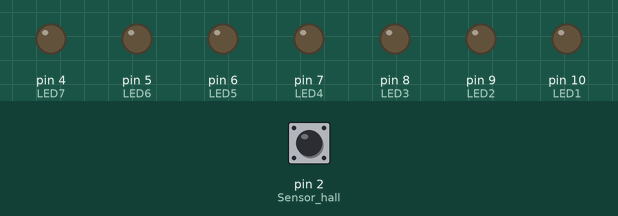
Bench run of a sketch on a simulated Arduino Uno, built with avr-gcc and run on an emulated ATmega328P. Shown: output pins drawn as LEDs (lit = HIGH). Inputs (shaded band) come from the test bench; at power-on: pin 2 (Sensor_hall) HIGH.

Above: at 1.2 s.
1.3 s: pin 2 (Sensor_hall) driven LOW
At 1.59 s:
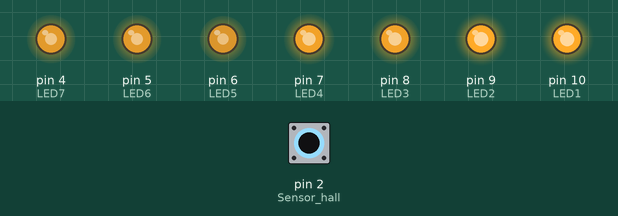
At 2.8 s:
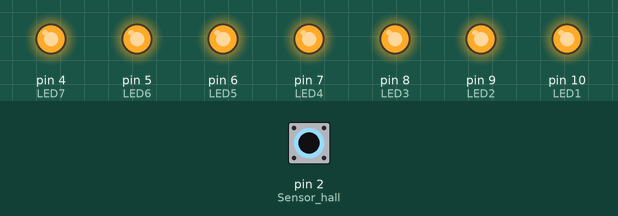
4.3 s: pin 2 (Sensor_hall) pulsed HIGH 5 times (0.12 s each, 0.3 s apart)
At 4.63 s:
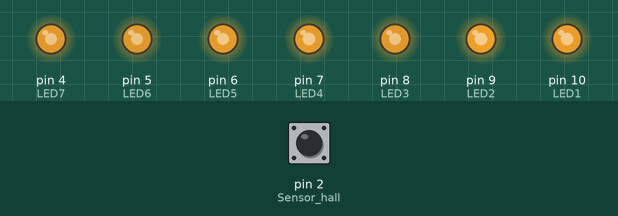
Timing chart, 0 to 7.5 s (numbered marks = the images above; inputs shaded):
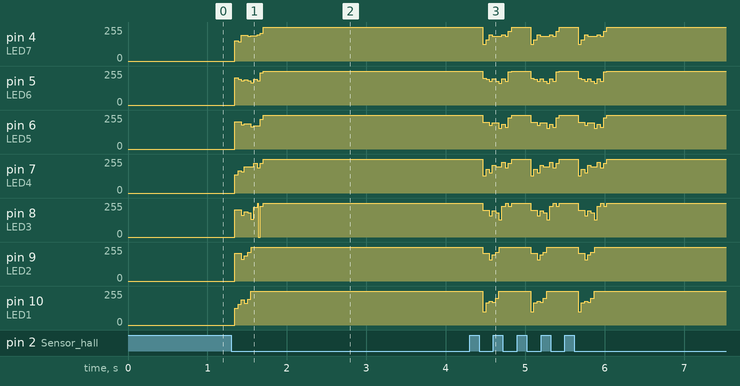

Measured:
- after the input at 1.3 s, pin 4 (LED7): 0/255 → 192/255 at once, → 190/255 0.16 s later, → 255/255 0.12 s later; pin 6 (LED5): 0/255 → 205/255 at once, → 190/255 0.08 s later, → 173/255 0.12 s later, → 255/255 0.12 s later

The sketch:

display.ino
```cpp
int delayTime = 1;
int charBreak = 2;
int flag=0;

#define Sensor_hall 2
#define LED1 10
#define LED2 9
#define LED3 8
#define LED4 7
#define LED5 6
#define LED6 5
#define LED7 4

void setup()
 { // put your setup code here, to run once:
  pinMode(Sensor_hall,INPUT_PULLUP);
  pinMode(LED1,OUTPUT);
  pinMode(LED2,OUTPUT);
  pinMode(LED3,OUTPUT);
  pinMode(LED4,OUTPUT);
  pinMode(LED5,OUTPUT);
  pinMode(LED6,OUTPUT);
  pinMode(LED7,OUTPUT);
  attachInterrupt(0,int_on,FALLING);
 }

//Maisculas
int A[] = {B0011111,B0101000,B1001000,B0101000,B0011111};
int B[] = {B1111111,B1001001,B1001001,B1001001,B0110110};
int C[] = {B0011100,B0100010,B1000001,B1000001,B1000001};
int D[] = {B1111111,B1000001,B1000001,B0100010,B0011100};
int E[] = {B1111111,B1001001,B1001001,B1001001,B1001001};
int F[] = {B1111111,B1001000,B1001000,B1001000,B1001000};
int G[] = {B0011111,B1000001,B1001001,B0001001,B0001111};
int H[] = {B1111111,B0001000,B0001000,B0001000,B1111111};
int I[] = {B0000000,B1000001,B1111111,B1000001,B0000000};
int J[] = {B1000001,B1000010,B1111110,B1000000,B1000000};
int K[] = {B1111111,B0001000,B0010100,B0100010,B1000001};
int L[] = {B1111111,B0000001,B0000001,B0000001,B0000001};
int M[] = {B1111111,B0110000,B0001000,B0110000,B1111111};
int N[] = {B1111111,B0110000,B0001000,B0000110,B1111111};
int O[] = {B0011100,B0100010,B1000001,B0100010,B0011100};
int P[] = {B1111111,B1001000,B1001000,B0110000,B0000000};
int Q[] = {B0011100,B0100010,B1000001,B0100010,B0011101};
int R[] = {B1111111,B1001000,B1001100,B0110010,B0000001};
int S[] = {B0000000,B0110001,B0110001,B1000110,B0000000};
int T[] = {B1000000,B1000000,B1111111,B1000000,B1000000};
int U[] = {B1111110,B0000001,B0000001,B0000001,B1111110};
int V[] = {B1111000,B0000110,B0000001,B0000110,B1111000};
int W[] = {B1111110,B0000001,B0000110,B0000001,B1111110};
int X[] = {B1000001,B0110110,B0011100,B0110110,B1000001};
int Y[] = {B1110000,B0001000,B0000111,B0001000,B1110000};
int Z[] = {B1000011,B1000101,B1001001,B1010001,B1100001};
//Minusculas
int a[] = {B0001100,B0010010,B0010010,B0001110,B0000001};
int b[] = {B0111111,B0010010,B0010010,B0001110,B0000001};
int c[] = {B0001110,B0010010,B0010010,B0010010,B0010010};
int d[] = {B0001110,B0010010,B0010010,B0010010,B1111111};
int e[] = {B0001110,B0010101,B0010101,B0010101,B0001001};
int f[] = {B0000000,B0000000,B0011111,B0010100,B0010000};
int g[] = {B0001000,B0010101,B0010101,B0010101,B0011110};
int h[] = {B0000000,B0011111,B0000100,B0000100,B0000011};
int i[] = {B0000000,B0000000,B0101110,B0000000,B0000000};
int j[] = {B0000000,B0000001,B0000001,B0010111,B0000000};
int k[] = {B0000000,B0011111,B0000100,B0001010,B0010001};
int l[] = {B0000000,B0000000,B0011111,B0000000,B0000000};
int m[] = {B0000111,B0000100,B0000110,B0000100,B0000111};
int n[] = {B0000000,B0000111,B0000100,B0000111,B0000000};
int o[] = {B0000000,B0000111,B0000101,B0000111,B0000000};
int p[] = {B0000000,B0001111,B0001010,B0001110,B0000000};
int q[] = {B0000000,B0001110,B0001010,B0001111,B0000000};
int r[] = {B0000000,B0001111,B0001000,B0001000,B0000000};
int s[] = {B0000000,B0001101,B0010101,B0010101,B0010010};
int t[] = {B0000000,B0001000,B0011111,B0001001,B0000000};
/*int u[] = {B0001100,B0010010,B0010010,B0001110,B0000001};
int v[] = {B0001100,B0010010,B0010010,B0001110,B0000001};
int w[] = {B0001100,B0010010,B0010010,B0001110,B0000001};
int x[] = {B0001100,B0010010,B0010010,B0001110,B0000001};
int y[] = {B0001100,B0010010,B0010010,B0001110,B0000001};
int z[] = {B0001100,B0010010,B0010010,B0001110,B0000001};*/

//Caracteres Especiais
int pontoFinal[] = {B0000000,B0000001,B0000000,B0000000,B0000000};
int exclamacao[] = {B0000000,B1111101,B0000000,B0000000,B0000000};
int interrogacao[] = {B0110000,B1000000,B1000101,B1001000,B0110000};
int hifen[] = {B0000000,B0001000,B00010000,B0001000,B0000000};
int plus[] = {B0000000,B0001000,B00111000,B0001000,B0000000};

void displayLine(int line){
int myline;
myline = line;
if (myline>=64) {digitalWrite(LED1, LOW); myline-=64;} else {digitalWrite(LED1, HIGH);}
if (myline>=32) {digitalWrite(LED2, LOW); myline-=32;} else {digitalWrite(LED2, HIGH);}
if (myline>=16) {digitalWrite(LED3, LOW); myline-=16;} else {digitalWrite(LED3, HIGH);}
if (myline>=8)  {digitalWrite(LED4, LOW); myline-=8;}  else {digitalWrite(LED4, HIGH);}
if (myline>=4)  {digitalWrite(LED5, LOW); myline-=4;}  else {digitalWrite(LED5, HIGH);}
if (myline>=2)  {digitalWrite(LED6, LOW); myline-=2;}  else {digitalWrite(LED6, HIGH);}
if (myline>=1)  {digitalWrite(LED7, LOW); myline-=1;}  else {digitalWrite(LED7, HIGH);}
}

void displayChar(char ch){
if (ch == 'a'){for (int var = 0; var <5; var++){displayLine(a[var]);delay(delayTime);}displayLine(0);}
if (ch == 'b'){for (int var = 0; var <5; var++){displayLine(b[var]);delay(delayTime);}displayLine(0);}
if (ch == 'c'){for (int var = 0; var <5; var++){displayLine(c[var]);delay(delayTime);}displayLine(0);}
if (ch == 'd'){for (int var = 0; var <5; var++){displayLine(d[var]);delay(delayTime);}displayLine(0);}
if (ch == 'e'){for (int var = 0; var <5; var++){displayLine(e[var]);delay(delayTime);}displayLine(0);}
if (ch == 'f'){for (int var = 0; var <5; var++){displayLine(f[var]);delay(delayTime);}displayLine(0);}
if (ch == 'g'){for (int var = 0; var <5; var++){displayLine(g[var]);delay(delayTime);}displayLine(0);}
if (ch == 'h'){for (int var = 0; var <5; var++){displayLine(h[var]);delay(delayTime);}displayLine(0);}
if (ch == 'i'){for (int var = 0; var <5; var++){displayLine(i[var]);delay(delayTime);}displayLine(0);}
if (ch == 'j'){for (int var = 0; var <5; var++){displayLine(j[var]);delay(delayTime);}displayLine(0);}
if (ch == 'k'){for (int var = 0; var <5; var++){displayLine(k[var]);delay(delayTime);}displayLine(0);}
if (ch == 'l'){for (int var = 0; var <5; var++){displayLine(l[var]);delay(delayTime);}displayLine(0);}
if (ch == 'm'){for (int var = 0; var <5; var++){displayLine(m[var]);delay(delayTime);}displayLine(0);}
if (ch == 'n'){for (int var = 0; var <5; var++){displayLine(n[var]);delay(delayTime);}displayLine(0);}
if (ch == 'o'){for (int var = 0; var <5; var++){displayLine(o[var]);delay(delayTime);}displayLine(0);}
if (ch == 'p'){for (int var = 0; var <5; var++){displayLine(p[var]);delay(delayTime);}displayLine(0);}
if (ch == 'q'){for (int var = 0; var <5; var++){displayLine(q[var]);delay(delayTime);}displayLine(0);}
if (ch == 'r'){for (int var = 0; var <5; var++){displayLine(r[var]);delay(delayTime);}displayLine(0);}
if (ch == 's'){for (int var = 0; var <5; var++){displayLine(s[var]);delay(delayTime);}displayLine(0);}
if (ch == 't'){for (int var = 0; var <5; var++){displayLine(t[var]);delay(delayTime);}displayLine(0);}
/*if (ch == 'u'){for (int var = 0; var <5; var++){displayLine(u[var]);delay(delayTime);}displayLine(0);}
if (ch == 'v'){for (int var = 0; var <5; var++){displayLine(v[var]);delay(delayTime);}displayLine(0);}
if (ch == 'w'){for (int var = 0; var <5; var++){displayLine(w[var]);delay(delayTime);}displayLine(0);}
if (ch == 'x'){for (int var = 0; var <5; var++){displayLine(x[var]);delay(delayTime);}displayLine(0);}
if (ch == 'y'){for (int var = 0; var <5; var++){displayLine(y[var]);delay(delayTime);}displayLine(0);}
if (ch == 'z'){for (int var = 0; var <5; var++){displayLine(z[var]);delay(delayTime);}displayLine(0);}
*/if (ch == 'A'){for (int var = 0; var <5; var++){displayLine(A[var]);delay(delayTime);}displayLine(0);}
if (ch == 'B'){for (int var = 0; var <5; var++){displayLine(B[var]);delay(delayTime);}displayLine(0);}
if (ch == 'C'){for (int var = 0; var <5; var++){displayLine(C[var]);delay(delayTime);}displayLine(0);}
if (ch == 'D'){for (int var = 0; var <5; var++){displayLine(D[var]);delay(delayTime);}displayLine(0);}
if (ch == 'E'){for (int var = 0; var <5; var++){displayLine(E[var]);delay(delayTime);}displayLine(0);}
if (ch == 'F'){for (int var = 0; var <5; var++){displayLine(F[var]);delay(delayTime);}displayLine(0);}
if (ch == 'G'){for (int var = 0; var <5; var++){displayLine(G[var]);delay(delayTime);}displayLine(0);}
if (ch == 'H'){for (int var = 0; var <5; var++){displayLine(H[var]);delay(delayTime);}displayLine(0);}
if (ch == 'I'){for (int var = 0; var <5; var++){displayLine(I[var]);delay(delayTime);}displayLine(0);}
if (ch == 'J'){for (int var = 0; var <5; var++){displayLine(J[var]);delay(delayTime);}displayLine(0);}
if (ch == 'K'){for (int var = 0; var <5; var++){displayLine(K[var]);delay(delayTime);}displayLine(0);}
if (ch == 'L'){for (int var = 0; var <5; var++){displayLine(L[var]);delay(delayTime);}displayLine(0);}
if (ch == 'M'){for (int var = 0; var <5; var++){displayLine(M[var]);delay(delayTime);}displayLine(0);}
if (ch == 'N'){for (int var = 0; var <5; var++){displayLine(N[var]);delay(delayTime);}displayLine(0);}
if (ch == 'O'){for (int var = 0; var <5; var++){displayLine(O[var]);delay(delayTime);}displayLine(0);}
if (ch == 'P'){for (int var = 0; var <5; var++){displayLine(P[var]);delay(delayTime);}displayLine(0);}
if (ch == 'Q'){for (int var = 0; var <5; var++){displayLine(Q[var]);delay(delayTime);}displayLine(0);}
if (ch == 'R'){for (int var = 0; var <5; var++){displayLine(R[var]);delay(delayTime);}displayLine(0);}
if (ch == 'S'){for (int var = 0; var <5; var++){displayLine(S[var]);delay(delayTime);}displayLine(0);}
if (ch == 'T'){for (int var = 0; var <5; var++){displayLine(T[var]);delay(delayTime);}displayLine(0);}
if (ch == 'U'){for (int var = 0; var <5; var++){displayLine(U[var]);delay(delayTime);}displayLine(0);}
if (ch == 'V'){for (int var = 0; var <5; var++){displayLine(V[var]);delay(delayTime);}displayLine(0);}
if (ch == 'W'){for (int var = 0; var <5; var++){displayLine(W[var]);delay(delayTime);}displayLine(0);}
if (ch == 'X'){for (int var = 0; var <5; var++){displayLine(X[var]);delay(delayTime);}displayLine(0);}
if (ch == 'Y'){for (int var = 0; var <5; var++){displayLine(Y[var]);delay(delayTime);}displayLine(0);}
if (ch == 'Z'){for (int var = 0; var <5; var++){displayLine(Z[var]);delay(delayTime);}displayLine(0);}
if (ch == '!'){for (int var = 0; var <5; var++){displayLine(exclamacao[var]);delay(delayTime);}displayLine(0);}
if (ch == '?'){for (int var = 0; var <5; var++){displayLine(interrogacao[var]);delay(delayTime);}displayLine(0);}
if (ch == '.'){for (int var = 0; var <5; var++){displayLine(pontoFinal[var]);delay(delayTime);}displayLine(0);}
if (ch == '-'){for (int var = 0; var <5; var++){displayLine(hifen[var]);delay(delayTime);}displayLine(0);}
if (ch == '+'){for (int var = 0; var <5; var++){displayLine(plus[var]);delay(delayTime);}displayLine(0);}
delay(charBreak);
}

void displayString(char* s){
  for (int i = 0; i<=strlen(s); i++){
  displayChar(s[i]);
  }
}

void int_on(){
 noInterrupts();
 flag=1;
}

void loop()
{
  delay(2);
  if(flag){
    displayString("ABCDEFGHIJKLMNOPQRSTUVWXYZ");
    delay(2);
    displayString("abcdefghijklmnopqrst");
    delay(2);
    displayString("?!.");
    flag=0;
    interrupts();
    }
}
```
